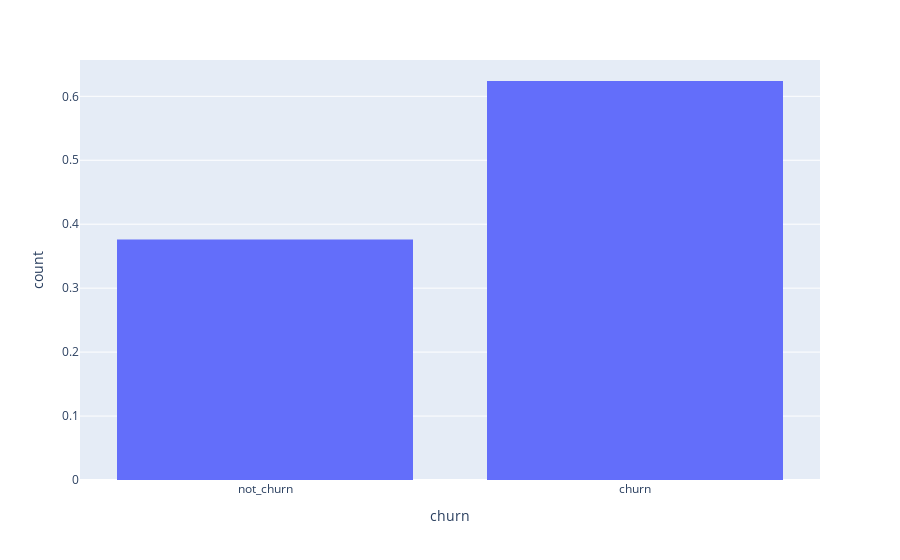

The notebook cell saved with this chart:
### Markdown cell above
Оотразим на графике нормализованные значения (сравниваем не сырые числа):

### Code cell
fig = px.histogram(df, x='churn', histnorm='probability density')
fig.show()

### Figure 1 — Plotly figure (JSON) as saved in the notebook; plotly's stock layout.template omitted (floating-point values rounded to 4 significant figures; data arrays with more than 128 entries replaced by an {"elided": "..."} marker saying what was removed)
{"data": [{"alignmentgroup": "True", "bingroup": "x", "histnorm": "probability density", "hovertemplate": "churn=%{x}<br>count=%{y}<extra></extra>", "legendgroup": "", "marker": {"color": "#636efa"}, "name": "", "offsetgroup": "", "orientation": "v", "showlegend": false, "type": "histogram", "x": {"elided": "50000 str values"}, "xaxis": "x", "yaxis": "y"}], "layout": {"barmode": "relative", "legend": {"tracegroupgap": 0}, "margin": {"t": 60}, "xaxis": {"anchor": "y", "domain": [0, 1], "title": {"text": "churn"}}, "yaxis": {"anchor": "x", "domain": [0, 1], "title": {"text": "count"}}}}
